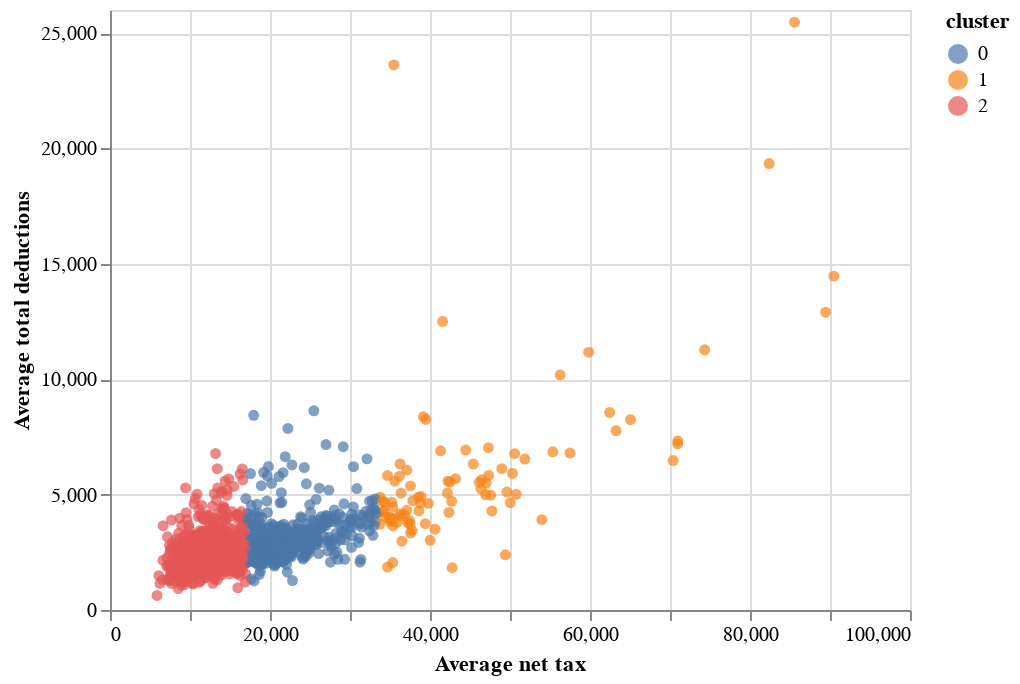

The code cell stored with this chart in its notebook:
### Code cell
chart = alt.Chart(data)
scatter_plot = chart.mark_circle()
scatter_plot.encode(x='Average net tax', y='Average total deductions', color='cluster:N',
                   tooltip=['Postcode', 'cluster', 'Average net tax', 'Average total deductions']).interactive()

### Figure 1 — Vega-Lite specification as saved in the notebook (floating-point values rounded to 4 significant figures; data arrays with more than 128 entries replaced by an {"elided": "..."} marker saying what was removed)
{"config": {"view": {"continuousWidth": 400, "continuousHeight": 300}}, "data": {"name": "data-43c01a9a200cf634c4369d5b17ea8364"}, "mark": "circle", "encoding": {"color": {"type": "nominal", "field": "cluster"}, "tooltip": [{"type": "quantitative", "field": "Postcode"}, {"type": "quantitative", "field": "cluster"}, {"type": "quantitative", "field": "Average net tax"}, {"type": "quantitative", "field": "Average total deductions"}], "x": {"type": "quantitative", "field": "Average net tax"}, "y": {"type": "quantitative", "field": "Average total deductions"}}, "selection": {"selector013": {"type": "interval", "bind": "scales", "encodings": ["x", "y"]}}, "$schema": "https://vega.github.io/schema/vega-lite/v4.8.1.json", "datasets": {"data-43c01a9a200cf634c4369d5b17ea8364": {"elided": "2473 records"}}}
